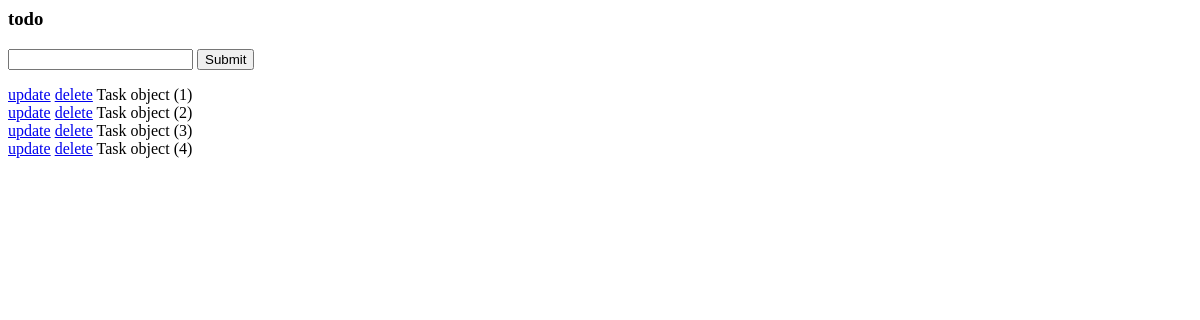
The app's page /, older data.
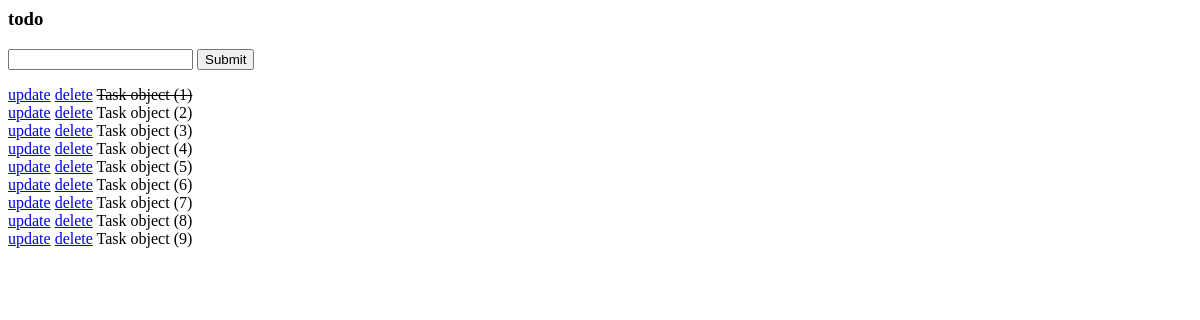
The same page, newer data.
### tasks/models.py (models this page shows, shortened)
class  Task(models.Model):
    title = models.CharField(max_length=250)
    complete = models.BooleanField(default = False)
    created = models.DateTimeField(auto_now_add = True)

### tasks/views.py (the view)
# urls.py: path('',views.index ,name = "list" ),
def index(request):
    tasks= Task.objects.all()
    form = TaskForm()
    if request.method =='POST':
        form = TaskForm(request.POST)
        if form.is_valid():    #this will save it to the database
            form.save()
        return redirect('/')
    context = {'tasks':tasks, 'form':form}
    return render(request, 'tasks/list.html', context)

### tasks/forms.py
class TaskForm(forms.ModelForm):
    class Meta:
        model = Task #the model we are creating a form for
        fields = '__all__'# to import all fields

### tasks/Templates/tasks/list.html (shortened to what this page needs)
<h3>todo</h3>
<form method = "POST" action="/" >
    {{form.title}}
    <input type="submit" name="'Create Task">
</form>
{% for task in tasks %}
<div>
    <a href="{% url 'update_task' task.id %}">update</a>
    <a href="{% url 'delete' task.id %}">delete</a>
    {% if task.complete == True %}
    <strike>{{task}}</strike>
    {% else %}
    <span>{{task}}</span>
    {% endif %}
</div>
{% endfor %}

Row changes from the older to the newer data that the page shows:
changed Task "Task object (1)": complete False → True (drawn)
added Task: id "Task object (5)"
added Task: id "Task object (6)"
added Task: id "Task object (7)"
added Task: id "Task object (8)"
added Task: id "Task object (9)"
